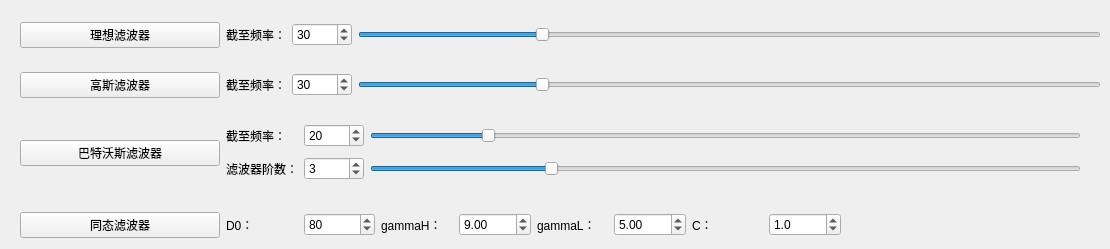
     <widget class="QWidget" name="tabM3">
      <attribute name="title">
       <string>频域滤波相关</string>
      </attribute>
      <widget class="QWidget" name="layoutWidget_5">
       <property name="geometry">
        <rect>
         <x>20</x>
         <y>20</y>
         <width>1081</width>
         <height>30</height>
        </rect>
       </property>
       <layout class="QHBoxLayout" name="horizontalLayout_17">
        <item>
         <widget class="QPushButton" name="p0Button1_17">
          <property name="minimumSize">
           <size>
            <width>200</width>
            <height>0</height>
           </size>
          </property>
          <property name="maximumSize">
           <size>
            <width>800</width>
            <height>16777215</height>
           </size>
          </property>
          <property name="text">
           <string>理想滤波器</string>
          </property>
         </widget>
        </item>
        <item>
         <widget class="QLabel" name="label_23">
          <property name="text">
           <string>截至频率：</string>
          </property>
         </widget>
        </item>
        <item>
         <widget class="QSpinBox" name="spinBox_16">
          <property name="minimumSize">
           <size>
            <width>60</width>
            <height>0</height>
           </size>
          </property>
          <property name="minimum">
           <number>1</number>
          </property>
          <property name="maximum">
           <number>120</number>
          </property>
          <property name="singleStep">
           <number>1</number>
          </property>
          <property name="value">
           <number>30</number>
          </property>
         </widget>
        </item>
        <item>
         <widget class="QSlider" name="BTSlider_17">
          <property name="minimum">
           <number>1</number>
          </property>
          <property name="maximum">
           <number>120</number>
          </property>
          <property name="pageStep">
           <number>1</number>
          </property>
          <property name="value">
           <number>30</number>
          </property>
          <property name="orientation">
           <enum>Qt::Horizontal</enum>
          </property>
         </widget>
        </item>
       </layout>
      </widget>
      <widget class="QWidget" name="layoutWidget_6">
       <property name="geometry">
        <rect>
         <x>20</x>
         <y>120</y>
         <width>1061</width>
         <height>66</height>
        </rect>
       </property>
       <layout class="QHBoxLayout" name="horizontalLayout_18">
        <item>
         <widget class="QPushButton" name="p0Button1_18">
          <property name="minimumSize">
           <size>
            <width>200</width>
            <height>0</height>
           </size>
          </property>
          <property name="maximumSize">
           <size>
            <width>800</width>
            <height>16777215</height>
           </size>
          </property>
          <property name="text">
           <string>巴特沃斯滤波器</string>
          </property>
         </widget>
        </item>
        <item>
         <layout class="QGridLayout" name="gridLayout_2">
          <item row="0" column="0">
           <widget class="QLabel" name="label_24">
            <property name="text">
             <string>截至频率：</string>
            </property>
           </widget>
          </item>
          <item row="0" column="1">
           <widget class="QSpinBox" name="spinBox_17">
            <property name="minimumSize">
             <size>
              <width>60</width>
              <height>0</height>
             </size>
            </property>
            <property name="minimum">
             <number>1</number>
            </property>
            <property name="maximum">
             <number>120</number>
            </property>
            <property name="singleStep">
             <number>1</number>
            </property>
            <property name="value">
             <number>20</number>
            </property>
           </widget>
          </item>
          <item row="0" column="2">
           <widget class="QSlider" name="BTSlider_18">
            <property name="minimum">
             <number>1</number>
            </property>
            <property name="maximum">
             <number>120</number>
            </property>
            <property name="singleStep">
             <number>1</number>
            </property>
            <property name="pageStep">
             <number>5</number>
            </property>
            <property name="value">
             <number>20</number>
            </property>
            <property name="orientation">
             <enum>Qt::Horizontal</enum>
            </property>
           </widget>
          </item>
          <item row="1" column="0">
           <widget class="QLabel" name="label_25">
            <property name="text">
             <string>滤波器阶数：</string>
            </property>
           </widget>
          </item>
          <item row="1" column="1">
           <widget class="QSpinBox" name="spinBox_18">
            <property name="minimumSize">
             <size>
              <width>60</width>
              <height>0</height>
             </size>
            </property>
            <property name="minimum">
             <number>0</number>
            </property>
            <property name="maximum">
             <number>12</number>
            </property>
            <property name="value">
             <number>3</number>
            </property>
           </widget>
          </item>
          <item row="1" column="2">
           <widget class="QSlider" name="BTSlider_19">
            <property name="minimum">
             <number>0</number>
            </property>
            <property name="maximum">
             <number>12</number>
            </property>
            <property name="pageStep">
             <number>5</number>
            </property>
            <property name="value">
             <number>3</number>
            </property>
            <property name="orientation">
             <enum>Qt::Horizontal</enum>
            </property>
           </widget>
          </item>
         </layout>
        </item>
       </layout>
      </widget>
      <widget class="QWidget" name="layoutWidget10">
       <property name="geometry">
        <rect>
         <x>20</x>
         <y>70</y>
         <width>1081</width>
         <height>30</height>
        </rect>
       </property>
       <layout class="QHBoxLayout" name="horizontalLayout_16">
        <item>
         <widget class="QPushButton" name="p0Button1_16">
          <property name="minimumSize">
           <size>
            <width>200</width>
            <height>0</height>
           </size>
          </property>
          <property name="maximumSize">
           <size>
            <width>800</width>
            <height>16777215</height>
           </size>
          </property>
          <property name="text">
           <string>高斯滤波器</string>
          </property>
         </widget>
        </item>
        <item>
         <widget class="QLabel" name="label_22">
          <property name="text">
           <string>截至频率：</string>
          </property>
         </widget>
        </item>
        <item>
         <widget class="QSpinBox" name="spinBox_15">
          <property name="minimumSize">
           <size>
            <width>60</width>
            <height>0</height>
           </size>
          </property>
          <property name="minimum">
           <number>1</number>
          </property>
          <property name="maximum">
           <number>120</number>
          </property>
          <property name="singleStep">
           <number>1</number>
          </property>
          <property name="value">
           <number>30</number>
          </property>
         </widget>
        </item>
        <item>
         <widget class="QSlider" name="BTSlider_16">
          <property name="minimum">
           <number>1</number>
          </property>
          <property name="maximum">
           <number>120</number>
          </property>
          <property name="pageStep">
           <number>1</number>
          </property>
          <property name="value">
           <number>30</number>
          </property>
          <property name="orientation">
           <enum>Qt::Horizontal</enum>
          </property>
         </widget>
        </item>
       </layout>
      </widget>
      <widget class="QWidget" name="layoutWidget11">
       <property name="geometry">
        <rect>
         <x>20</x>
         <y>210</y>
         <width>821</width>
         <height>30</height>
        </rect>
       </property>
       <layout class="QHBoxLayout" name="horizontalLayout_22">
        <item>
         <widget class="QPushButton" name="p0Button1_22">
          <property name="minimumSize">
           <size>
            <width>200</width>
            <height>0</height>
           </size>
          </property>
          <property name="maximumSize">
           <size>
            <width>800</width>
            <height>16777215</height>
           </size>
          </property>
          <property name="text">
           <string>同态滤波器</string>
          </property>
         </widget>
        </item>
        <item>
         <widget class="QLabel" name="label_29">
          <property name="text">
           <string>D0：</string>
          </property>
         </widget>
        </item>
        <item>
         <widget class="QSpinBox" name="spinBox_20">
          <property name="maximum">
           <number>500</number>
          </property>
          <property name="value">
           <number>80</number>
          </property>
         </widget>
        </item>
        <item>
         <widget class="QLabel" name="label_30">
          <property name="text">
           <string>gammaH：</string>
          </property>
         </widget>
        </item>
        <item>
         <widget class="QDoubleSpinBox" name="doubleSpinBox_4">
          <property name="singleStep">
           <double>0.010000000000000</double>
          </property>
          <property name="value">
           <double>9.000000000000000</double>
          </property>
         </widget>
        </item>
        <item>
         <widget class="QLabel" name="label_31">
          <property name="text">
           <string>gammaL：</string>
          </property>
         </widget>
        </item>
        <item>
         <widget class="QDoubleSpinBox" name="doubleSpinBox_5">
          <property name="singleStep">
           <double>0.010000000000000</double>
          </property>
          <property name="value">
           <double>5.000000000000000</double>
          </property>
         </widget>
        </item>
        <item>
         <widget class="QLabel" name="label_32">
          <property name="text">
           <string>C：</string>
          </property>
         </widget>
        </item>
        <item>
         <widget class="QDoubleSpinBox" name="doubleSpinBox_6">
          <property name="decimals">
           <number>1</number>
          </property>
          <property name="maximum">
           <double>50.000000000000000</double>
          </property>
          <property name="singleStep">
           <double>0.100000000000000</double>
          </property>
          <property name="value">
           <double>1.000000000000000</double>
          </property>
         </widget>
        </item>
       </layout>
      </widget>
     </widget>
